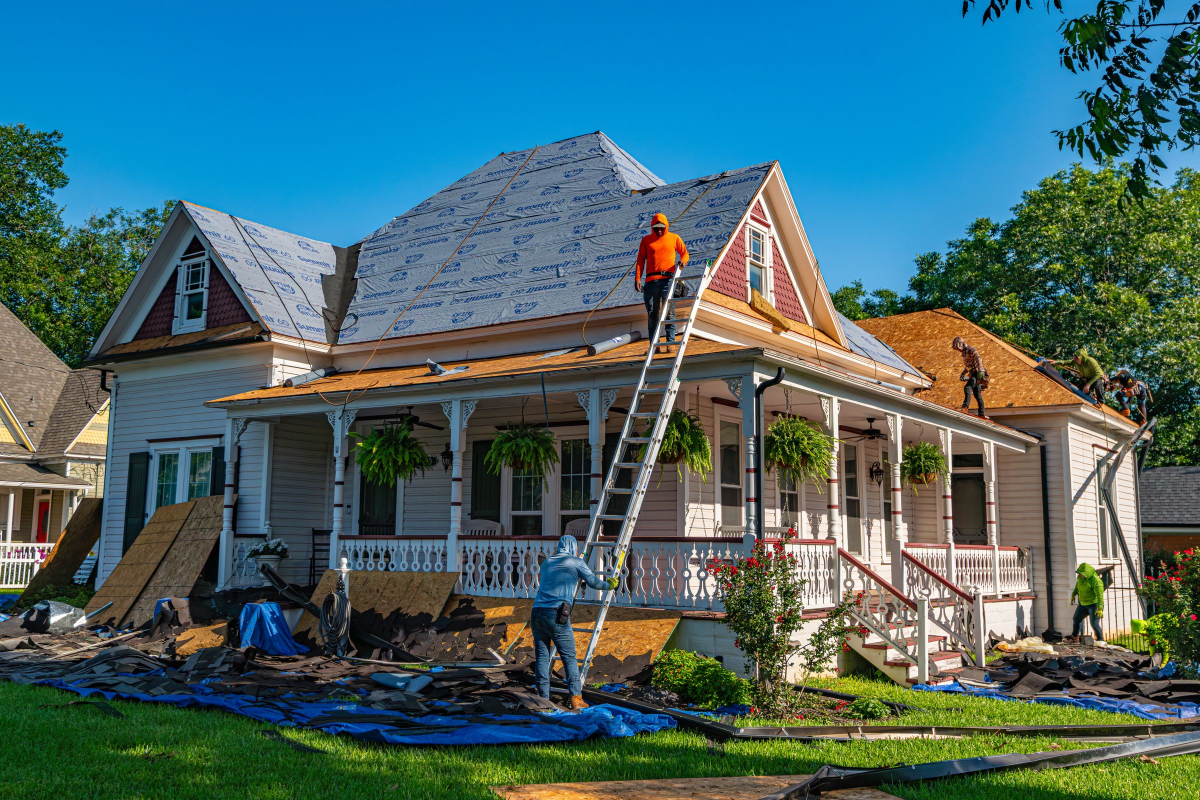
#> input picture kestrel-roofing/design/phase-2/originals/hero-1-porch-house-crew.jpg, 2400 x 1600 px (shown at 1/2 size)
$ python retouch_hero.py originals/hero-1-porch-house-crew.jpg originals/hero-3-brick-house-tarps.jpg
#> lines starting #> are read from the running program, lines starting #| are printed output that depends on the picture; after the words box and inside, x2 and y2 are one past the last pixel; in counts of white or black regions, pixels touching at a corner belong together
"""Retouch hero-1: remove printed brand marks ("Summit 60 / Atlas") from the roof underlayment,
tone down HDR saturation. Run: python3 design/phase-2/retouch_hero.py <src> <dst>"""
import sys, cv2, numpy as np
src, dst = sys.argv[1], sys.argv[2]
img = cv2.imread(src)
#> img is the input picture: shape (1600, 2400, 3); mean B, G, R 108.1, 103.5, 68.6
h, w = img.shape[:2]
#> h = 1600; w = 2400
hsv0 = cv2.cvtColor(img, cv2.COLOR_BGR2HSV)
#> hsv0: shape (1600, 2400, 3); mean H, S, V 68.7, 149.2, 131.3
H, S, V = [hsv0[:, :, i].astype(int) for i in range(3)]
blue = (H >= 98) & (H <= 132)
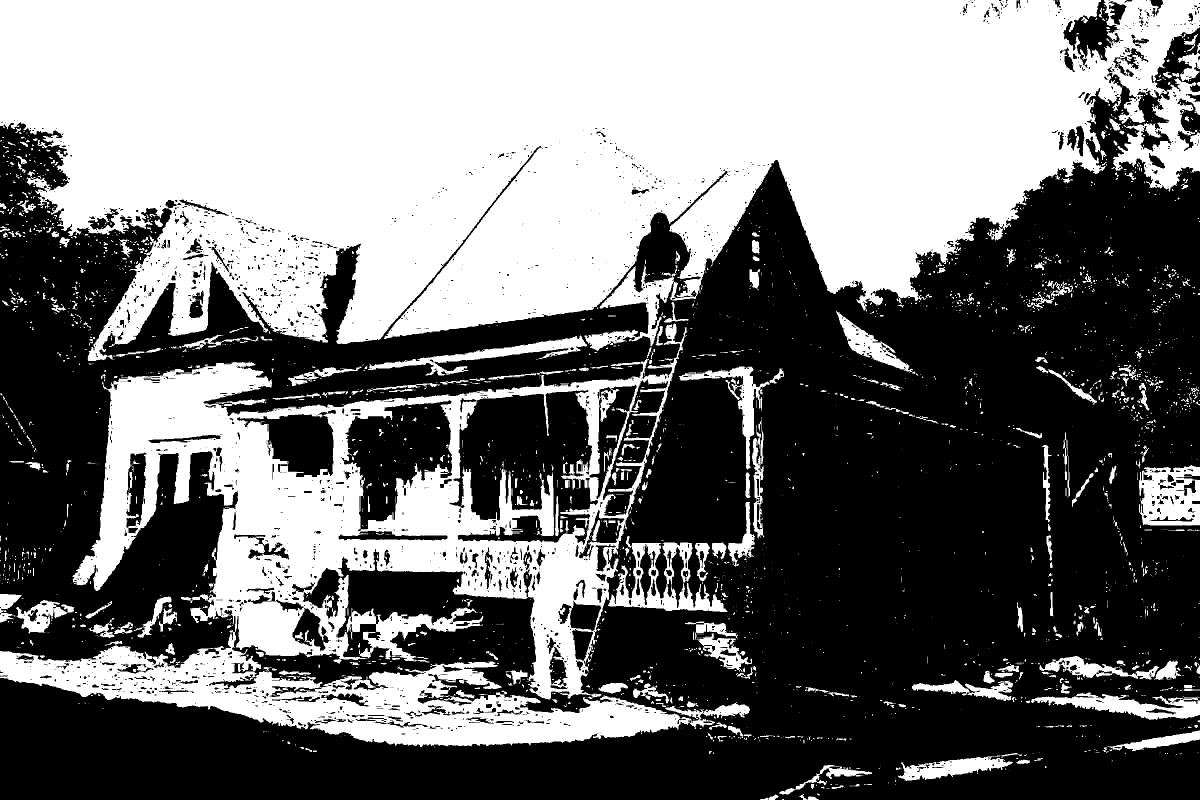
#> blue: shape (1600, 2400) bool (shown at 1/2 size); 45.6% white; 2895 white regions (2349 under 20 px), largest, box (x1, y1, x2, y2) and area: (0, 0, 2400, 722) 1201505, (0, 647, 1500, 1494) 396478, (1216, 1085, 1455, 1224) 11630
# Membrane mask by colour: light, low-saturation grey. Closing fills the printed letters,
# so the mask covers membrane + print but never the saturated sky.
band = np.zeros((h, w), np.uint8); band[250:780, 250:1850] = 1
sky = (H >= 92) & (H <= 112) & (S > 105) & (V > 170)
#> sky: shape (1600, 2400) bool; 24% white; 1993 white regions (1784 under 20 px), largest, box (x1, y1, x2, y2) and area: (0, 0, 2293, 610) 874077, (2279, 269, 2400, 379) 6217, (2227, 51, 2351, 192) 5848
warm = ((H < 35) | (H > 160)) & (S > 50)
#> warm: shape (1600, 2400) bool; 22% white; 4848 white regions (3857 under 20 px), largest, box (x1, y1, x2, y2) and area: (1357, 320, 2344, 1487) 340879, (208, 295, 1454, 811) 80979, (0, 604, 221, 1221) 73377
grey = (~sky & ~warm & (V > 85) & (band > 0)).astype(np.uint8)
#> grey: shape (1600, 2400); values 0 (black) and 1 (white), 8.8% white; 695 white regions (619 under 20 px), largest, box (x1, y1, x2, y2) and area: (674, 261, 1634, 780) 213255, (250, 399, 687, 687) 62100, (250, 713, 650, 780) 18670
roi = cv2.morphologyEx(grey, cv2.MORPH_CLOSE, cv2.getStructuringElement(cv2.MORPH_ELLIPSE, (41, 41)))
#> roi: shape (1600, 2400); values 0 (black) and 1 (white), 13.3% white; 7 white regions (5 under 20 px), largest, box (x1, y1, x2, y2) and area: (250, 261, 1850, 780) 509566, (755, 768, 791, 780) 128
roi = cv2.morphologyEx(roi, cv2.MORPH_OPEN, cv2.getStructuringElement(cv2.MORPH_ELLIPSE, (61, 61)))
#> roi: shape (1600, 2400); values 0 (black) and 1 (white), 12.4% white; 2 white regions, box (x1, y1, x2, y2) and area: (250, 265, 1631, 780) 436467, (1458, 566, 1826, 780) 41334
roi = cv2.erode(roi, np.ones((7, 7), np.uint8))
#> roi: shape (1600, 2400); values 0 (black) and 1 (white), 11.9% white; 2 white regions, box (x1, y1, x2, y2) and area: (253, 269, 1628, 777) 418584, (1461, 570, 1823, 777) 37167
roi = roi & ~(sky.astype(np.uint8))  # never touch sky
#> roi: shape (1600, 2400); values 0 (black) and 1 (white), 11.8% white; 10 white regions (7 under 20 px), largest, box (x1, y1, x2, y2) and area: (253, 269, 1628, 777) 416563, (1461, 570, 1823, 777) 36461, (1740, 586, 1756, 596) 68
roi[480:700, 320:450] = 0   # left gable window
roi[690:800, 250:740] = 0   # porch siding below the left gable
#> roi: shape (1600, 2400); values 0 (black) and 1 (white), 10.6% white; 10 white regions (7 under 20 px), largest, box (x1, y1, x2, y2) and area: (253, 269, 1628, 777) 372247, (1461, 570, 1823, 777) 36461, (1740, 586, 1756, 596) 68
cv2.imwrite(dst.replace('.jpg', '-roi.png'), roi * 255)

# Pass 1: inpaint strong print.
mask = (blue & (S > 90) & (V < 190) & (roi > 0)).astype(np.uint8) * 255
#> mask: shape (1600, 2400); 1.7% white; 1954 white regions (1674 under 20 px), largest, box (x1, y1, x2, y2) and area: (733, 400, 962, 489) 3093, (1283, 556, 1346, 640) 2057, (1273, 355, 1438, 408) 2028
mask = cv2.dilate(mask, np.ones((3, 3), np.uint8), iterations=1)
#> mask: shape (1600, 2400); 3.3% white; 575 white regions (279 under 20 px), largest, box (x1, y1, x2, y2) and area: (710, 268, 1275, 522) 36507, (1350, 328, 1545, 544) 12799, (1114, 413, 1326, 513) 5129
out = cv2.inpaint(img, mask, 3, cv2.INPAINT_TELEA)

# Pass 2: neutralise faint print — drop blue saturation, pull value toward local median.
hsv = cv2.cvtColor(out, cv2.COLOR_BGR2HSV).astype(np.float32)
H2, S2, V2 = hsv[:, :, 0], hsv[:, :, 1], hsv[:, :, 2]
faint = ((H2 >= 98) & (H2 <= 132) & (S2 > 30) & (roi > 0)).astype(np.float32)
#> faint: shape (1600, 2400) float32; values 0 (black) and 1 (white), 5.9% white; 557 white regions (450 under 20 px), largest, box (x1, y1, x2, y2) and area: (769, 269, 1445, 678) 117753, (675, 296, 1073, 688) 48683, (1340, 329, 1536, 559) 17102
faint = cv2.GaussianBlur(faint, (0, 0), 1.2)
medV = cv2.medianBlur(V2.astype(np.uint8), 15).astype(np.float32)
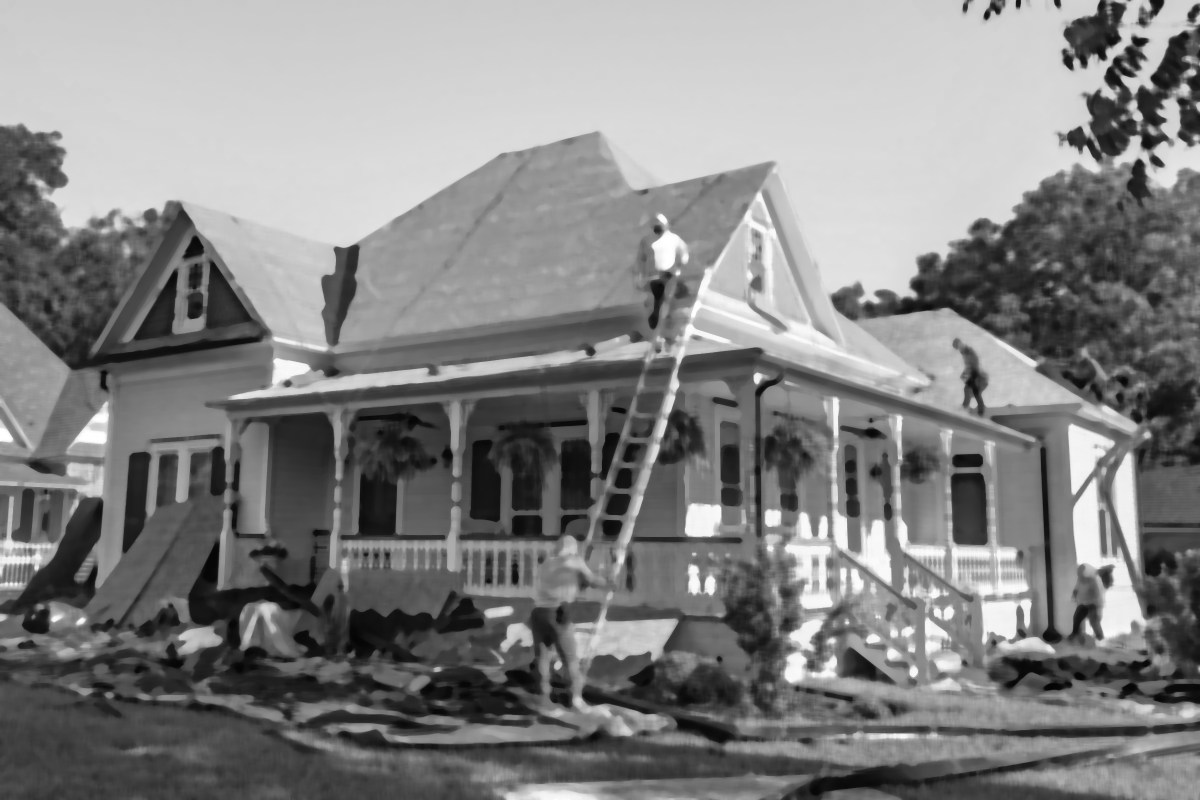
#> medV: shape (1600, 2400) float32 (shown at 1/2 size); min 4, max 255, mean 131.2
hsv[:, :, 1] = S2 * (1 - 0.8 * faint)
hsv[:, :, 2] = V2 * (1 - 0.7 * faint) + medV * 0.7 * faint

# Global: -13% saturation (HDR look), tiny highlight compression.
hsv[:, :, 1] *= 0.87
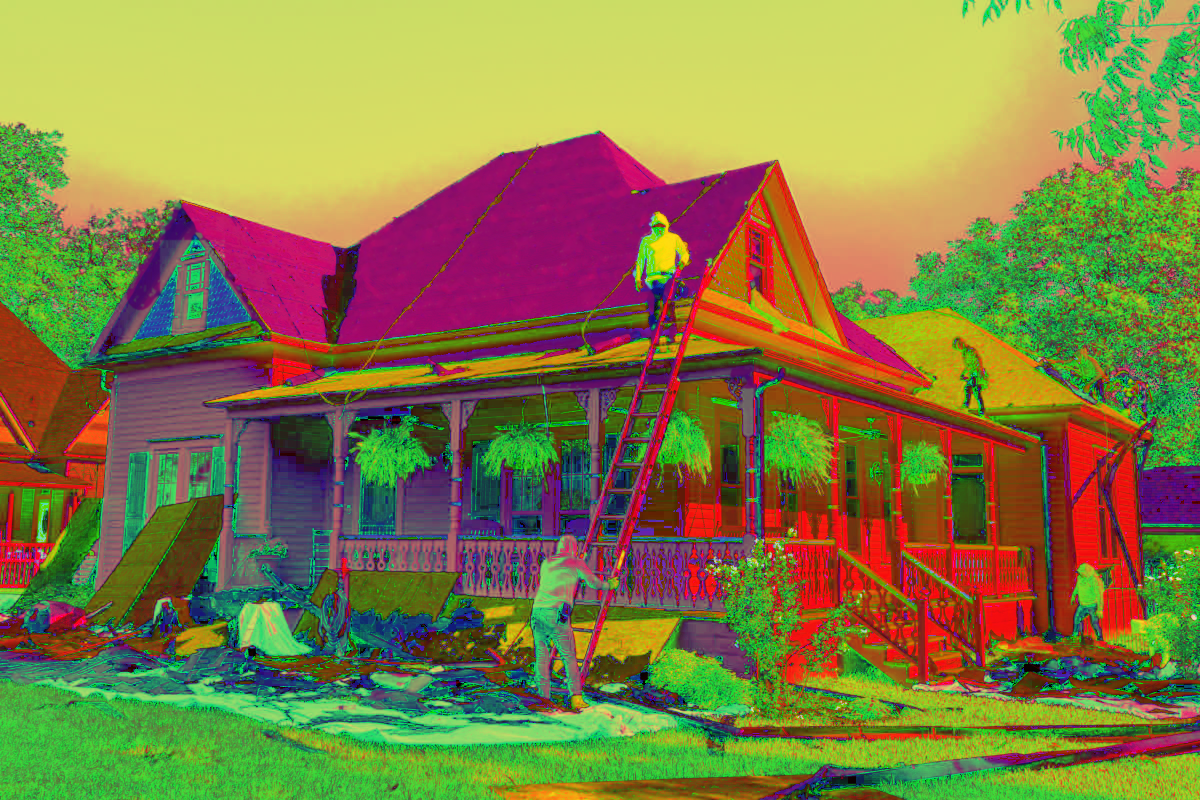
#> hsv: shape (1600, 2400, 3) float32 (shown at 1/2 size); mean B, G, R 68.4, 126.5, 132.2
hsv[:, :, 2] = np.clip(hsv[:, :, 2] * 0.98 + 2, 0, 255)
out = cv2.cvtColor(np.clip(hsv, 0, 255).astype(np.uint8), cv2.COLOR_HSV2BGR)
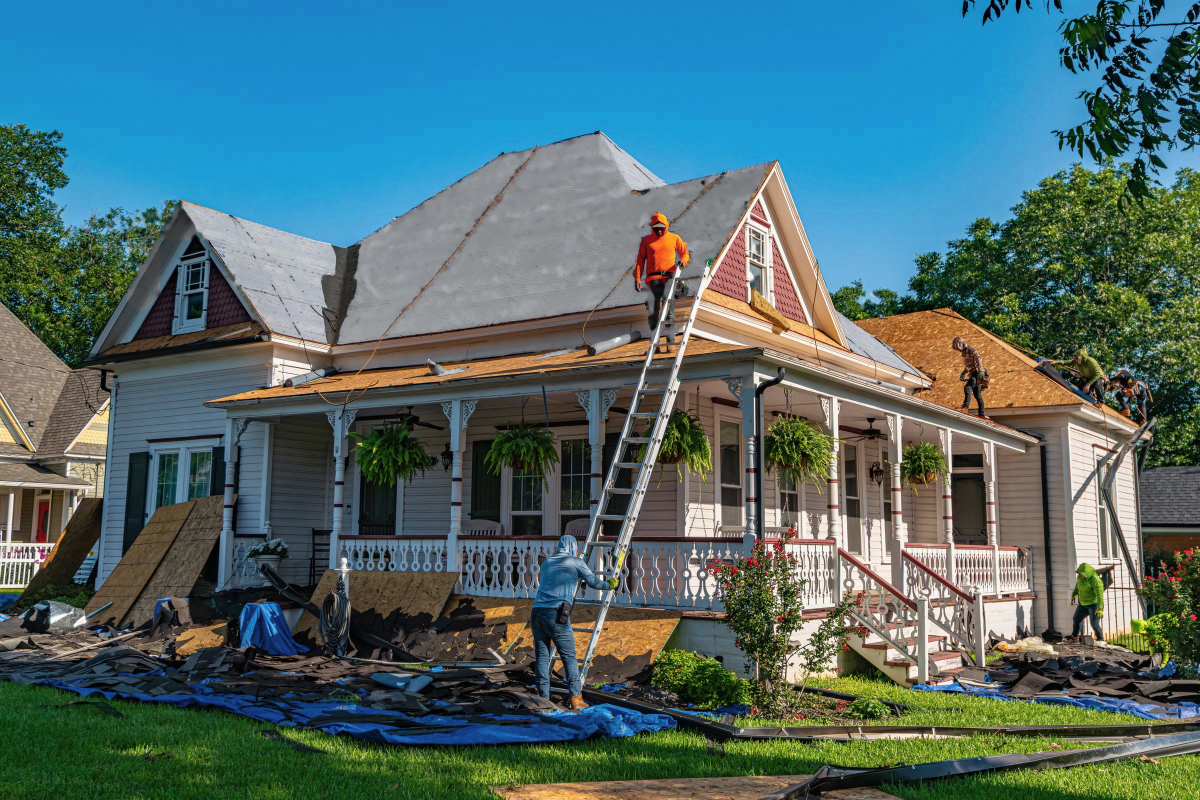
#> out: shape (1600, 2400, 3) (shown at 1/2 size); mean B, G, R 110.4, 107.5, 78.5
cv2.imwrite(dst, out, [cv2.IMWRITE_JPEG_QUALITY, 90])
print('pass1 px', int((mask > 0).sum()))
#| pass1 px 127137
